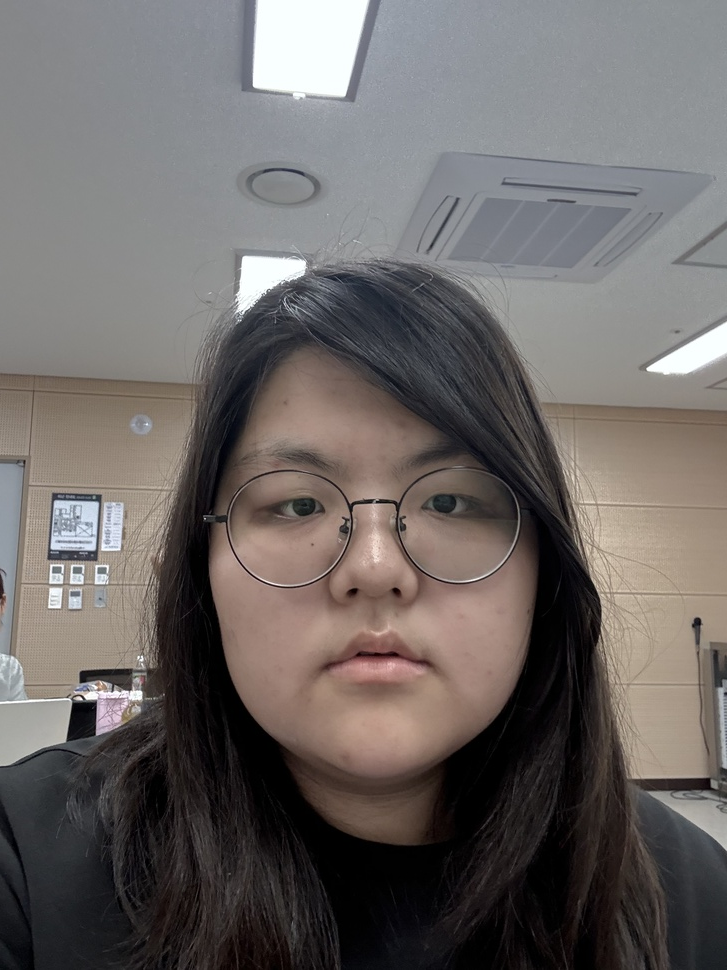
#> input picture 얼굴인식/faces/kimyuyeon.jpg, 727 x 970 px, shrunk from 2316 x 3088 before the run, found by its file name; its folder holds only this picture in this run
$ python test.py
#> lines starting #> are read from the running program, lines starting #| are printed output that depends on the picture
import cv2
import os
import numpy as np

faces_dir = r"c:\Users\apple\OneDrive\바탕 화면\codyssey\얼굴인식\faces"
labels = []
faces = []
names = {}

face_cascade = cv2.CascadeClassifier(cv2.data.haarcascades + "haarcascade_frontalface_default.xml")

label_id = 0
for file in os.listdir(faces_dir):
    if file.endswith(".jpg") or file.endswith(".png"):
        path = os.path.join(faces_dir, file)
        img = cv2.imread(path, cv2.IMREAD_GRAYSCALE)
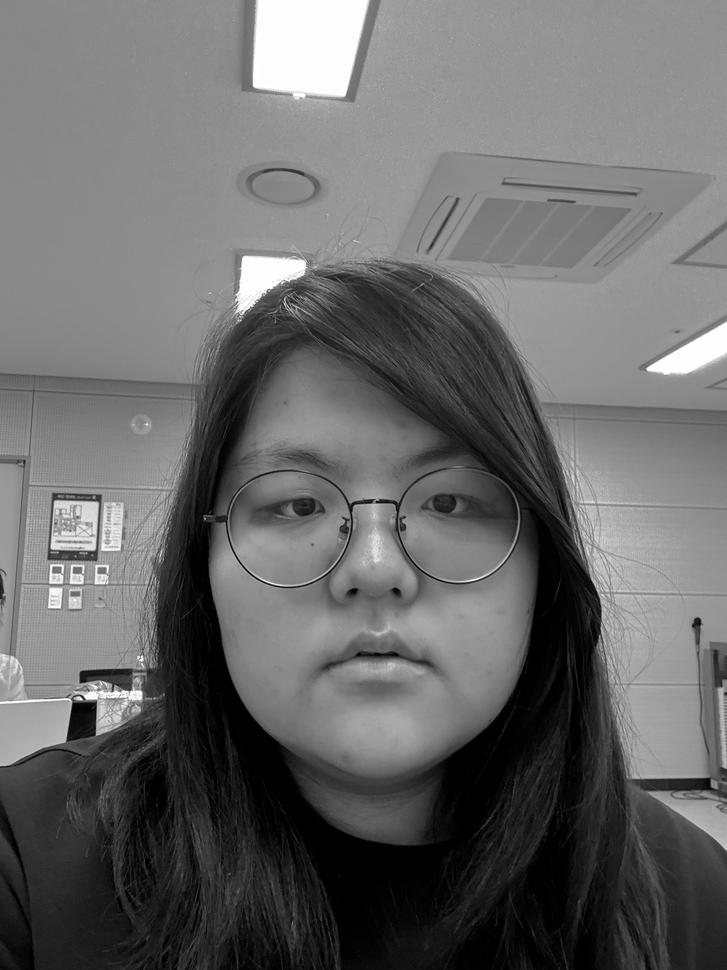
#> img: shape (970, 727); min 0, max 255, mean 104.5
        detected = face_cascade.detectMultiScale(img, 1.1, 5)
#> detected = [[177, 368, 387, 387]]

        for (x, y, w, h) in detected:
            face = img[y:y+h, x:x+w]
            faces.append(face)
            labels.append(label_id)
#> this loop made 1 pass
#> pass 1, `face = img[y:y+h, x:x+w]`:
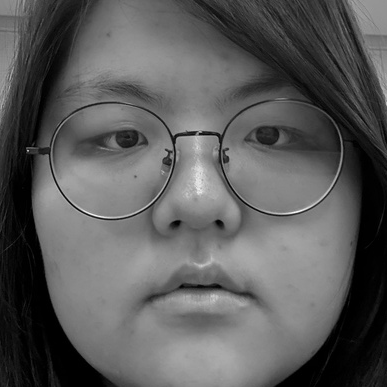
#> face: shape (387, 387); min 0, max 254, mean 91.2
#> after the loop, faces = 1 item; labels = [0]
        names[label_id] = os.path.splitext(file)[0]
        label_id += 1

# LBPH 모델 학습
recognizer = cv2.face.LBPHFaceRecognizer_create()
recognizer.train(faces, np.array(labels))
recognizer.save("trainer.yml")

# 이름 매핑 저장
import pickle
with open("names.pkl", "wb") as f:
    pickle.dump(names, f)

print("✅ 얼굴 등록 완료:", names)

$ run again, on 얼굴인식/faces/lee.jpg
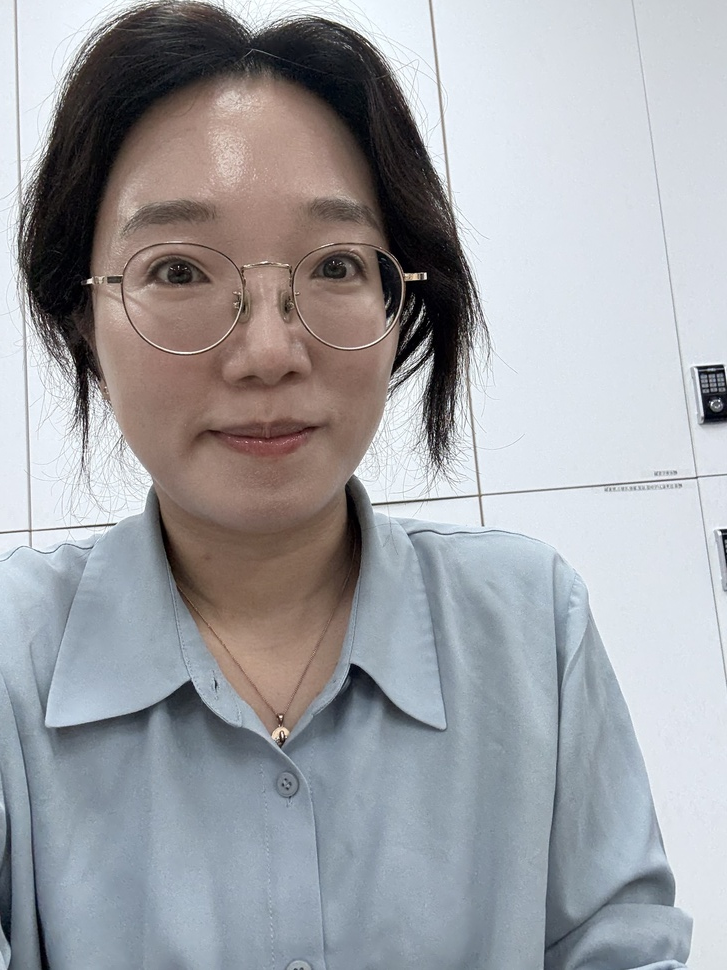
#> input picture 얼굴인식/faces/lee.jpg, 727 x 970 px, shrunk from 2316 x 3088 before the run, found by its file name
#> `img = cv2.imread(path, cv2.IMREAD_GRAYSCALE)`:
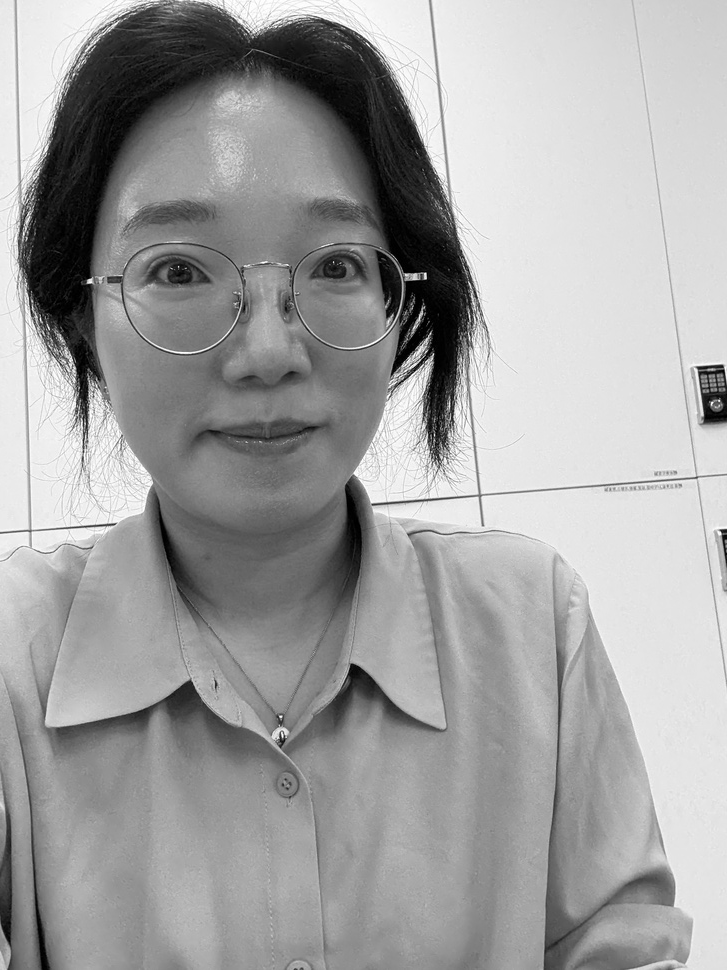
#> img: shape (970, 727); min 0, max 255, mean 161.2
#> detected = [[54, 105, 394, 394]]
#> the loop `for (x, y, w, h) in detected:` made 1 pass
#> pass 1, `face = img[y:y+h, x:x+w]`:
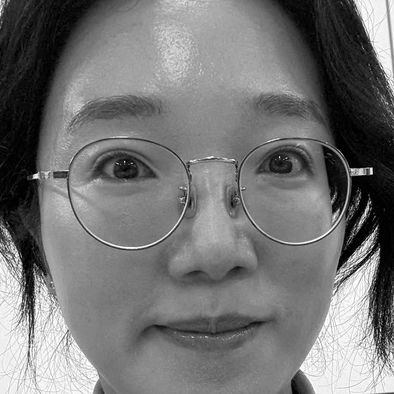
#> face: shape (394, 394); min 0, max 255, mean 116.8
#> after the loop `for (x, y, w, h) in detected:`: faces = 1 item; labels = [0]
